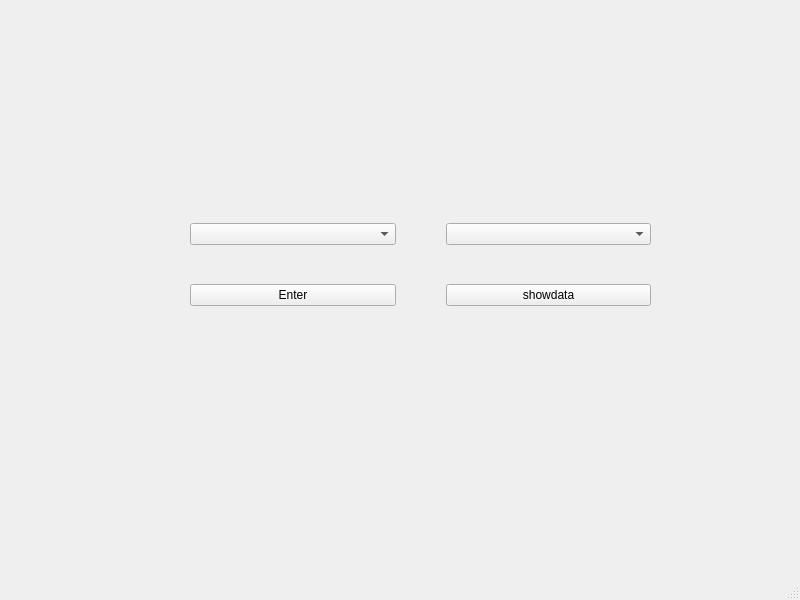
<?xml version="1.0" encoding="UTF-8"?>
<ui version="4.0">
 <class>MainWindow</class>
 <widget class="QMainWindow" name="MainWindow">
  <property name="geometry">
   <rect>
    <x>0</x>
    <y>0</y>
    <width>800</width>
    <height>600</height>
   </rect>
  </property>
  <property name="windowTitle">
   <string>MainWindow</string>
  </property>
  <widget class="QWidget" name="centralwidget">
   <widget class="QWidget" name="layoutWidget">
    <property name="geometry">
     <rect>
      <x>190</x>
      <y>190</y>
      <width>461</width>
      <height>151</height>
     </rect>
    </property>
    <layout class="QVBoxLayout" name="verticalLayout">
     <item>
      <layout class="QHBoxLayout" name="horizontalLayout">
       <property name="spacing">
        <number>50</number>
       </property>
       <item>
        <widget class="QComboBox" name="comboBox_ip"/>
       </item>
       <item>
        <widget class="QComboBox" name="comboBox_op"/>
       </item>
      </layout>
     </item>
     <item>
      <layout class="QHBoxLayout" name="horizontalLayout_2">
       <property name="spacing">
        <number>50</number>
       </property>
       <item>
        <widget class="QPushButton" name="pushButton_enter">
         <property name="text">
          <string>Enter</string>
         </property>
        </widget>
       </item>
       <item>
        <widget class="QPushButton" name="pushButton">
         <property name="text">
          <string>showdata</string>
         </property>
        </widget>
       </item>
      </layout>
     </item>
    </layout>
   </widget>
  </widget>
  <widget class="QMenuBar" name="menubar">
   <property name="geometry">
    <rect>
     <x>0</x>
     <y>0</y>
     <width>800</width>
     <height>22</height>
    </rect>
   </property>
  </widget>
  <widget class="QStatusBar" name="statusbar"/>
 </widget>
 <resources/>
 <connections/>
</ui>
